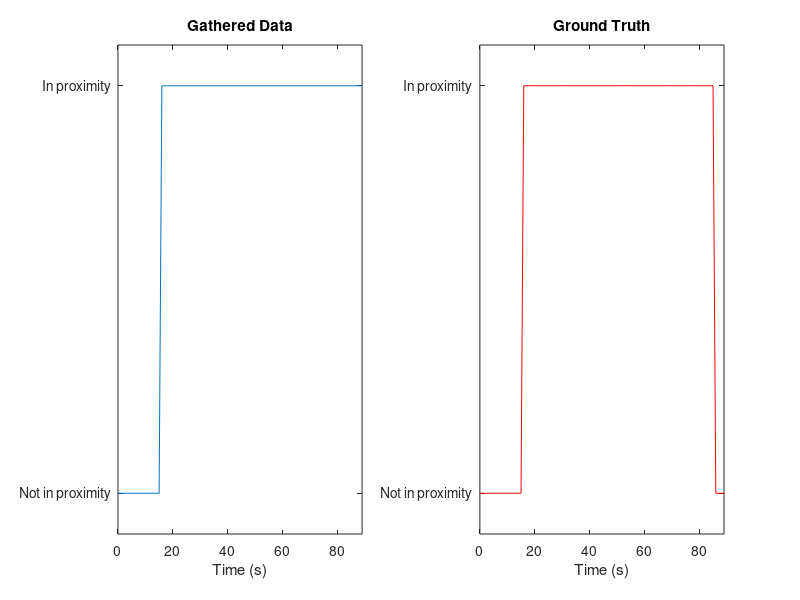
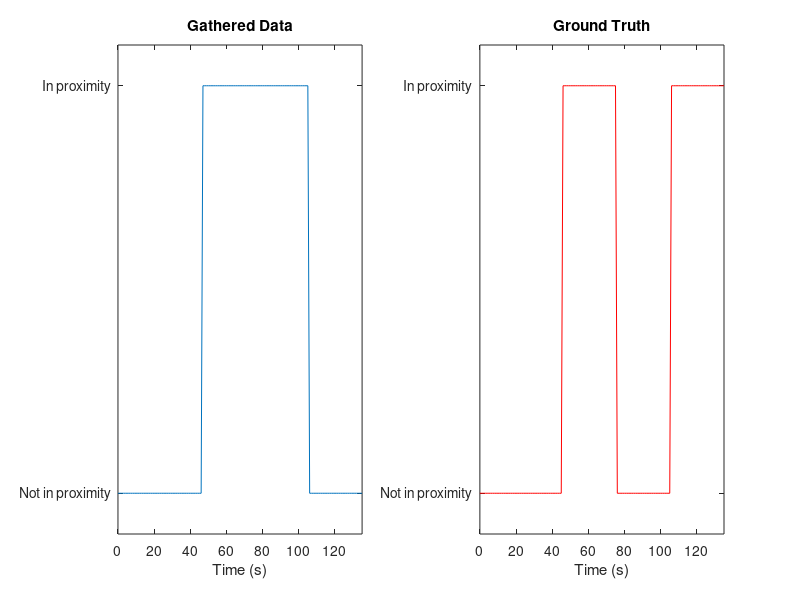

MATLAB code for these plots, in order:
clear all; close all; clc;
% all from D001 perspective

% D002 -63 (89) Complete: 0 Converged: 1 Close: 1 17:03 74
time = 0:89;
log(1:16) = 0;
log(17:90) = 1;
actual(1:16) = 0;
actual(17:86) = 1;
actual(87:90)= 0;

simple = figure('Name','D001 detecting D002');
subplot(1,2,1)
plot(time, log,'-');
yticks([0 1]);
yticklabels({'Not in proximity', 'In proximity'});
ylim([-0.1 1.1]);
xlim([0 89]);
title('Gathered Data');
xlabel('Time (s)');
subplot(1,2,2)
plot(time, actual,'-r');
yticks([0 1]);
yticklabels({'Not in proximity', 'In proximity'});
ylim([-0.1 1.1]);
xlim([0 89]);
xlabel('Time (s)');
title('Ground Truth');

% % threshold -75
% % D003 -77 (146) Complete: 0 Converged: 1 Close: 0 0:00 0
% % 15s converge then 30s out then 30s then 30 out then 30 in
% log_miss(1:136) = 0;
% time = 0:135;
% actual_miss(1:16) = 0;
% actual_miss(17:46) = 0;
% actual_miss(47:77) = 1;
% actual_miss(77:106) = 0;
% actual_miss(107:136) = 1;
% 
% missed = figure('Name', 'Missed Interaction');
% subplot(1,2,1)
% plot(time, log_miss,'-');
% yticks([0 1]);
% yticklabels({'Not in proximity', 'In proximity'});
% ylim([-0.1 1.1]);
% xlim([0 135]);
% title('Gathered Data');
% xlabel('Time (s)');
% subplot(1,2,2)
% plot(time, actual_miss,'-r');
% yticks([0 1]);
% yticklabels({'Not in proximity', 'In proximity'});
% ylim([-0.1 1.1]);
% xlim([0 135]);
% xlabel('Time (s)');
% title('Ground Truth');

% % too sensitive (threshold -77)
% % D003 -70 (138) Complete: 0 Converged: 1 Close: 1 18:12 123
% log_high(1:16) = 0;
% log_high(17:136) = 1;
% time = 0:135;
% actual_high(1:16) = 0;
% actual_high(17:46) = 0;
% actual_high(47:77) = 1;
% actual_high(77:106) = 0;
% actual_high(107:136) = 1;
% 
% too_high = figure('Name', 'RSSI Threshold Too How');
% subplot(1,2,1)
% plot(time, log_high,'-');
% yticks([0 1]);
% yticklabels({'Not in proximity', 'In proximity'});
% ylim([-0.1 1.1]);
% xlim([0 135]);
% title('Gathered Data');
% xlabel('Time (s)');
% subplot(1,2,2)
% plot(time, actual_high,'-r');
% yticks([0 1]);
% yticklabels({'Not in proximity', 'In proximity'});
% ylim([-0.1 1.1]);
% xlim([0 135]);
% xlabel('Time (s)');
% title('Ground Truth');

% threshold -76, 2m and 1m
% this demomnstrates that it tracks cumulative time
% as long as the device is still within range but not required proximity
% % too sensitive (threshold -77)
% D003 -72 (138) Complete: 0 Converged: 1 Close: 1 18:22 58
log_easy(1:16) = 0;
log_easy(17:47) = 0;
log_easy(48:106) = 1;
log_easy(107:136) = 0;

time = 0:135;
actual_easy(1:16) = 0;
actual_easy(17:46) = 0;
actual_easy(47:77) = 1;
actual_easy(77:106) = 0;
actual_easy(107:136) = 1;

too_easy = figure('Name', 'RSSI Threshold Too How');
subplot(1,2,1)
plot(time, log_easy,'-');
yticks([0 1]);
yticklabels({'Not in proximity', 'In proximity'});
ylim([-0.1 1.1]);
xlim([0 135]);
title('Gathered Data');
xlabel('Time (s)');
subplot(1,2,2)
plot(time, actual_easy,'-r');
yticks([0 1]);
yticklabels({'Not in proximity', 'In proximity'});
ylim([-0.1 1.1]);
xlim([0 135]);
xlabel('Time (s)');
title('Ground Truth');